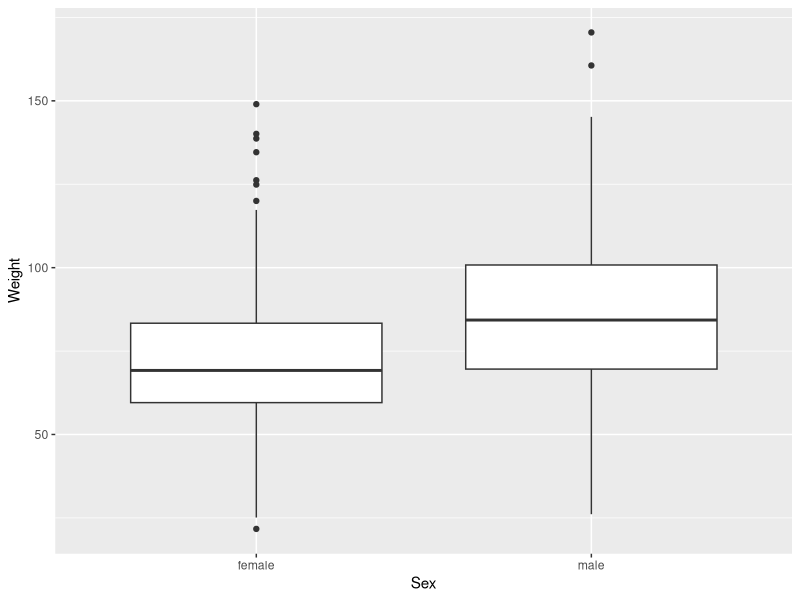
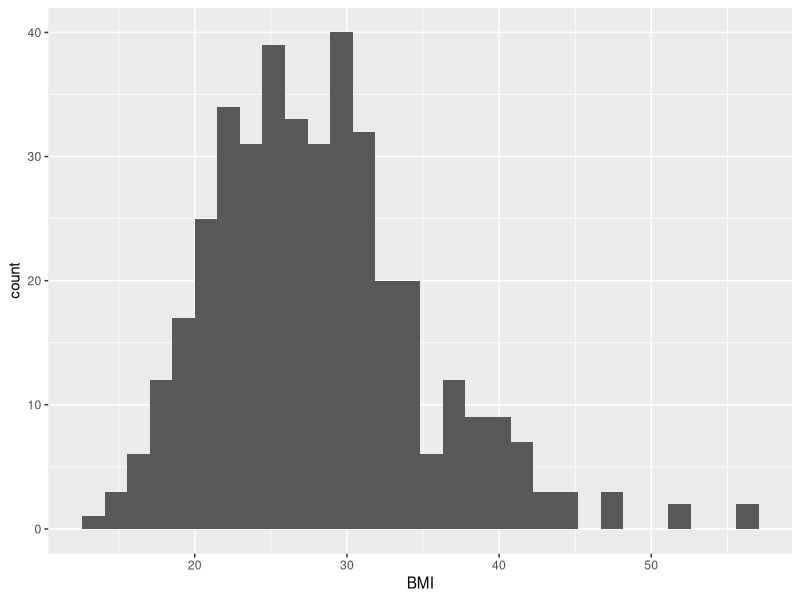
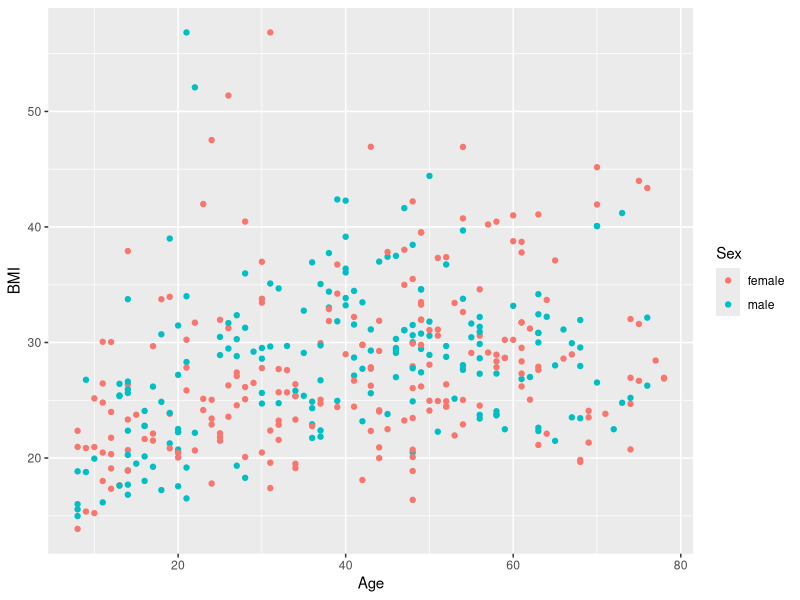
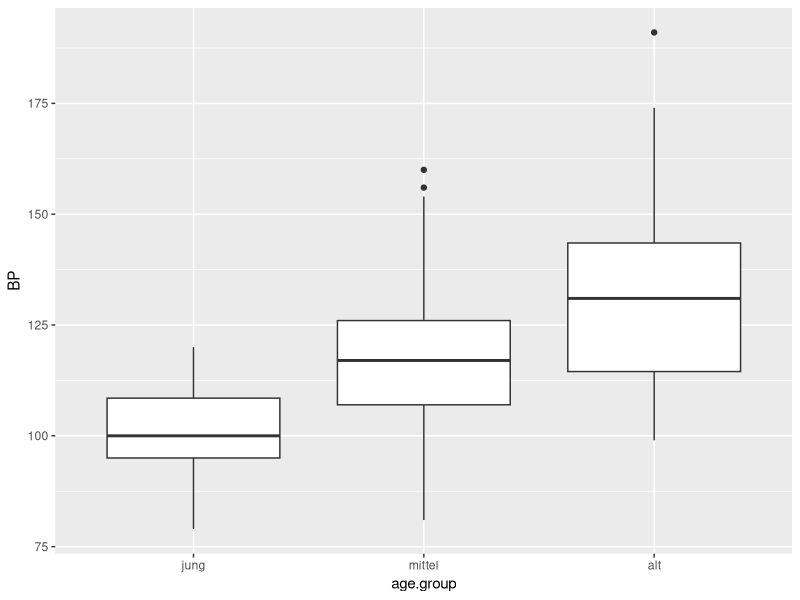
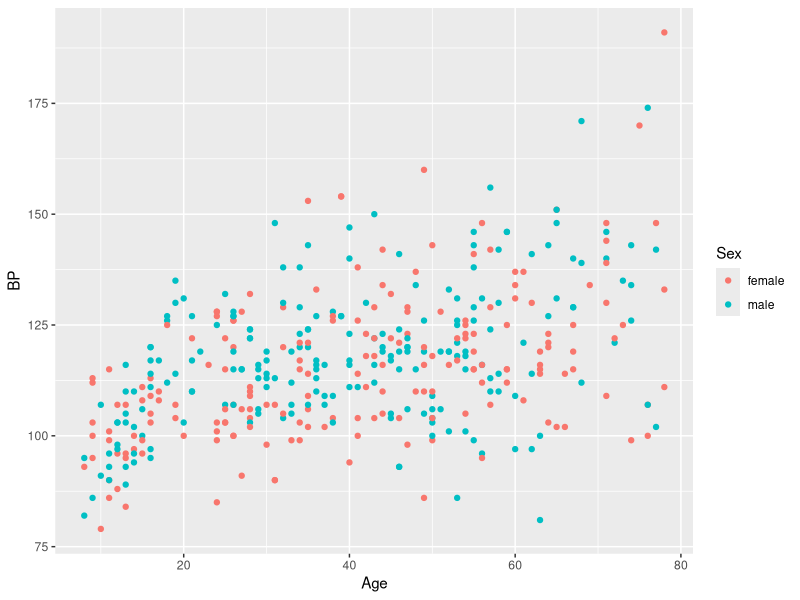

R code for these plots, in order:
library(ggplot2)

data <- read.csv("NHANES_3.csv")
data$BMI <- round(data$Weight / (data$Height / 100)^2, digits = 2)
data$BMI <- data$Weight / (data$Height / 100)^2
data$overweight <- (data$BMI >= 25)

summary(data)

ggplot(data,mapping=aes(x=Sex,y=Weight)) + geom_boxplot()
ggplot(data,mapping=aes(x=BMI)) + geom_histogram()
ggplot(data,mapping=aes(x=Age,y=BMI,col=Sex)) + geom_point()

data.overweight <- subset(data, overweight == T)
length(data.overweight$overweight) / length(data$overweight) * 100

# length(subset(data, overweight == T & Age >=65)$Sex) / length(subset(data,Age >=65)$Sex) *100
length(subset(data, overweight == T & Age >=65 & Sex == "male")$Sex)/ length(subset(data,Age >=65 & Sex == "male")$Sex) *100

data <- read.csv("NHANES_9.csv")

data$age.group <- cut(data$Age, breaks = c(0, 17.5, 64.5, Inf), 
                      labels = c("jung", "mittel", "alt"),  ordered_result = T)
ggplot(data,mapping=aes(x=age.group,y=BP)) + geom_boxplot()
ggplot(data,mapping=aes(x=Age,y=BP,col=Sex)) + geom_point()

median(subset(data, age.group == "mittel"& Sex == "female")$BP)
median(subset(data, age.group == "mittel"& Sex == "male")$BP)

